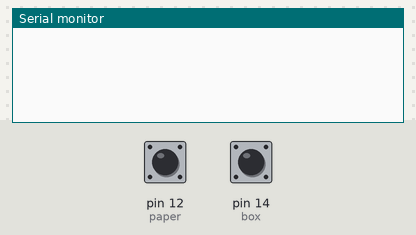
The sketch below on a simulated Arduino Uno, built with avr-gcc and run on an emulated ATmega328P. Shown: the last lines printed to the serial monitor. The test bench sets the inputs (shaded band); at power-on: pin 12 (paper) HIGH, pin 14 (box) HIGH.

Above: at 2.7 s.
2.8 s: pin 12 (paper) pulled LOW for 0.15 s
At 3.9 s:
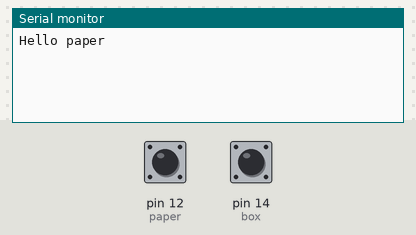
4.4 s: pin 14 (box) pulled LOW for 0.15 s
At 5.1 s:
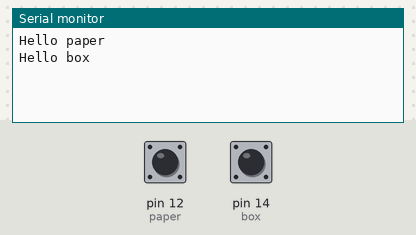

The sketch:

ver1.ino
```cpp
#include <ETH.h>

char* host = "10.33.1.147"; //адрес сервера
uint16_t port = 5837; //порт сервера

const int box = 14; // пин реле коробок
const int paper = 12; // пин реле картона
int lastState_box = HIGH; // последнее сотояние пина коробок
int currentState_box; // текущее состояние пина коробок
unsigned long last_press_box; // время последнего изменения состояния пина коробок милисек
int lastState_paper = HIGH; // последнее состояние пина картона
int currentState_paper; // текущее стостояни пина картона
unsigned long last_press_paper; // время последнего изменения стостояния пина картона в милисек


void setup() {
  pinMode(box, INPUT_PULLUP); // режим работы пина + встроенный подтягивающий резистор
  pinMode(paper, INPUT_PULLUP);//
  Serial.begin(115200); // отладка в порт
  ETH.begin(); // запуск библ ETH
}

void loop() {
  currentState_box = digitalRead(box); // считываем состояние пинов
  currentState_paper = digitalRead(paper);
  if (lastState_box == LOW && currentState_box == HIGH && millis() - last_press_box > 2000){
    Serial.println("Hello box");
    count_box(host, port);
    last_press_box = millis();
  }
  if (lastState_paper == LOW && currentState_paper == HIGH && millis() - last_press_paper > 2000){
    Serial.println("Hello paper");
    count_paper(host, port);
    last_press_paper = millis();
  }


  lastState_box = currentState_box;
  lastState_paper = currentState_paper;
}

void count_box(char* host, uint16_t port){
  WiFiClient client;
  if (!client.connect(host, port)){
    delay(1000);
  }

  if (client.connected()){
    String str = "box";
    client.print(str);
    client.stop();
  }
}

void count_paper(char* host, uint16_t port){
  WiFiClient client;
  if (!client.connect(host, port)){
    delay(1000);
  }

  if (client.connected()){
    String str = "paperboard";
    client.print(str);
    client.stop();
  }
}
```

Measured:
- after the input at 2.8 s, the serial monitor: prints a new line after 0.15 s (image 1)
- after the input at 4.4 s, the serial monitor: prints a new line after 0.15 s (image 2)
